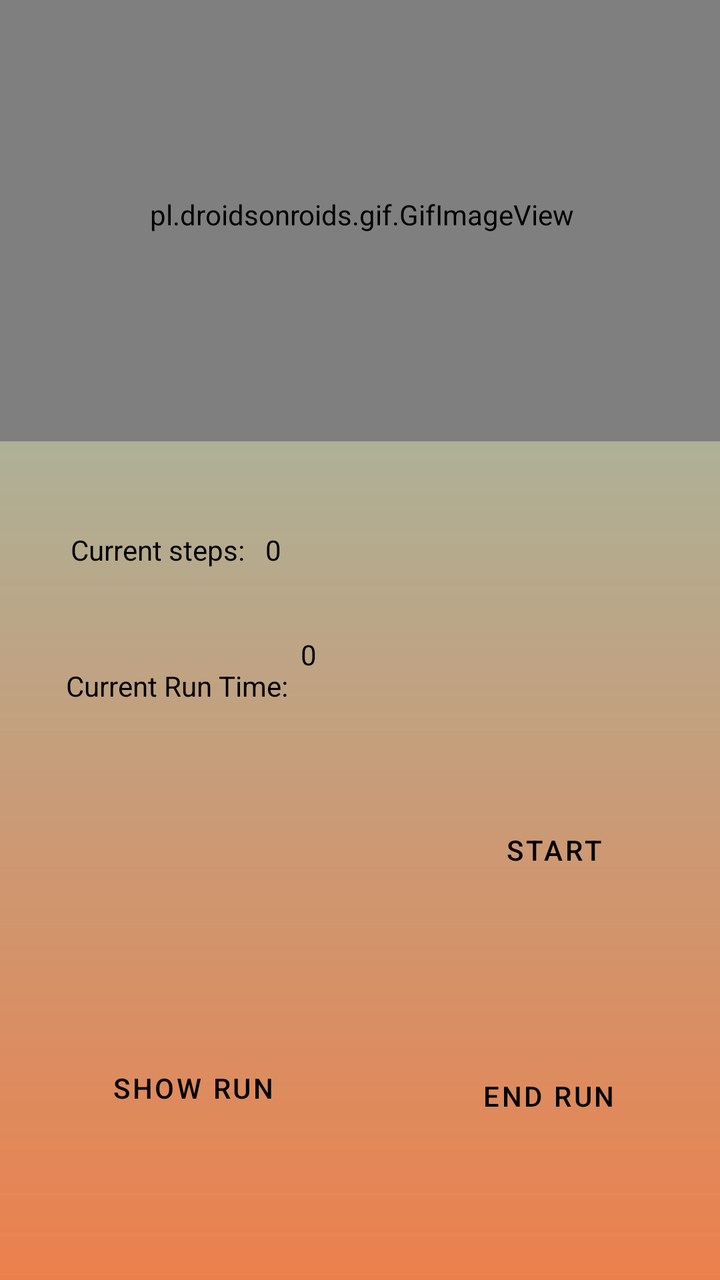
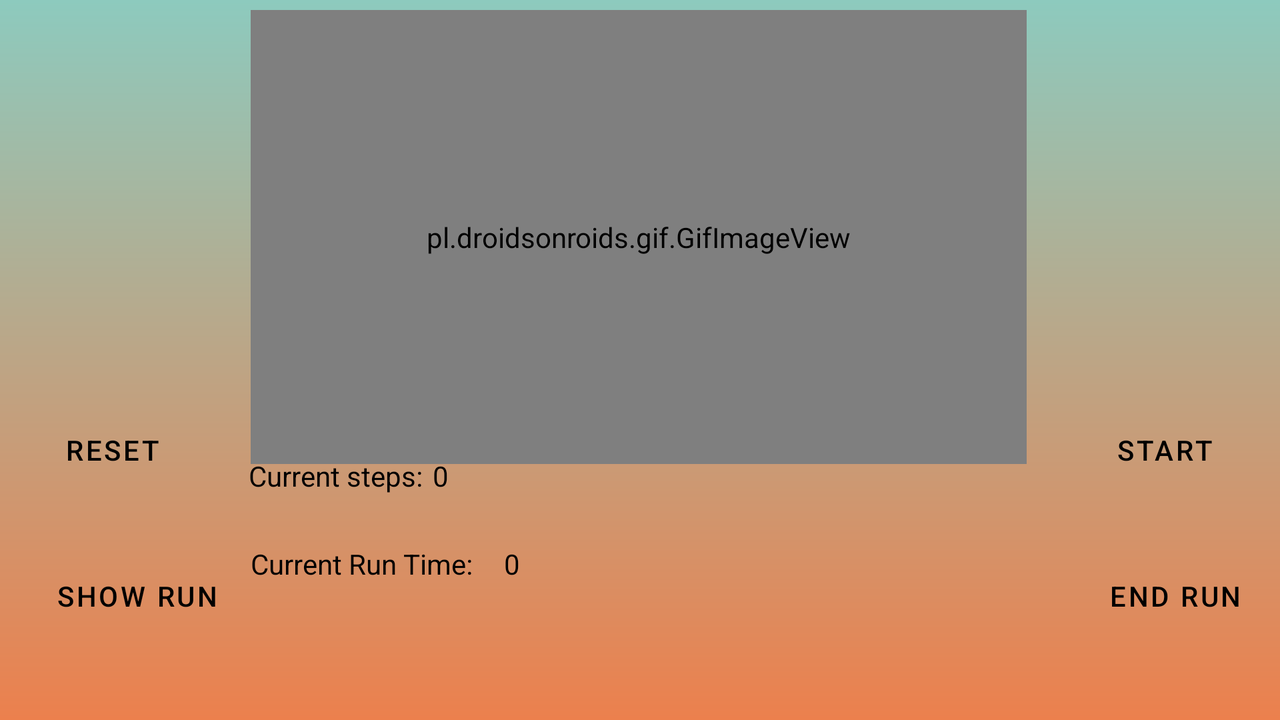

An Android layout and its configuration variant, each rendered on a device that would load it. The default file and the variant file are quoted in full after the pictures.
<!-- AndroidManifest.xml: application theme Theme.Running_app_mini_project -->
<!-- res/layout/activity_main.xml -->
<?xml version="1.0" encoding="utf-8"?>
<androidx.constraintlayout.widget.ConstraintLayout xmlns:android="http://schemas.android.com/apk/res/android"
    xmlns:app="http://schemas.android.com/apk/res-auto"
    xmlns:tools="http://schemas.android.com/tools"
    android:layout_width="match_parent"
    android:layout_height="match_parent"
    android:background="@drawable/background_gradient"
    android:visibility="visible"
    tools:context=".MainActivity"
    android:orientation="vertical">


    
    


    <pl.droidsonroids.gif.GifImageView
        android:id="@+id/gifImageView"
        android:layout_width="388dp"
        android:layout_height="227dp"
        android:layout_marginTop="36dp"
        android:layout_marginBottom="428dp"

        app:layout_constraintBottom_toTopOf="@+id/btnStop"
        app:layout_constraintEnd_toEndOf="parent"
        app:layout_constraintHorizontal_bias="0.478"
        app:layout_constraintStart_toStartOf="parent"
        app:layout_constraintTop_toTopOf="parent"
        app:layout_constraintVertical_bias="0.25" />

    <TextView
        android:id="@+id/times"
        android:layout_width="wrap_content"
        android:layout_height="wrap_content"
        android:layout_marginTop="113dp"
        android:layout_marginBottom="115dp"
        android:text="Current Run Time:"
        android:textColor="@color/black"
        app:layout_constraintBottom_toTopOf="@+id/btnReset"
        app:layout_constraintEnd_toEndOf="parent"
        app:layout_constraintHorizontal_bias="0.133"
        app:layout_constraintStart_toStartOf="parent"
        app:layout_constraintTop_toBottomOf="@+id/gifImageView"
        app:layout_constraintVertical_bias="0.0" />

    <TextView
        android:id="@+id/steps"
        android:layout_width="wrap_content"
        android:layout_height="wrap_content"
        android:layout_marginTop="45dp"
        android:layout_marginBottom="38dp"
        android:text="Current steps:"
        android:textColor="@color/black"
        app:layout_constraintBottom_toTopOf="@+id/tvTime"
        app:layout_constraintEnd_toEndOf="parent"
        app:layout_constraintHorizontal_bias="0.13"
        app:layout_constraintStart_toStartOf="parent"
        app:layout_constraintTop_toBottomOf="@+id/gifImageView"
        app:layout_constraintVertical_bias="0.0" />


    

    <TextView
        android:id="@+id/tvSteps"
        android:layout_width="wrap_content"
        android:layout_height="wrap_content"
        android:layout_marginTop="45dp"
        android:text="0"
        android:textColor="@color/black"
        app:layout_constraintBottom_toTopOf="@+id/steps"
        app:layout_constraintEnd_toEndOf="parent"
        app:layout_constraintHorizontal_bias="0.377"
        app:layout_constraintStart_toStartOf="parent"
        app:layout_constraintTop_toBottomOf="@+id/gifImageView"
        app:layout_constraintVertical_bias="0.0" />

    <Button
        android:id="@+id/btnStart"
        android:layout_width="wrap_content"
        android:layout_height="wrap_content"
        android:layout_marginTop="15dp"
        android:layout_marginEnd="39dp"
        android:layout_marginBottom="191dp"
        android:background="@color/invis"
        android:onClick="doStartRun"
        android:text="Start"
        android:textColor="@color/black"
        app:layout_constraintBottom_toBottomOf="parent"
        app:layout_constraintEnd_toEndOf="parent"
        app:layout_constraintHorizontal_bias="1.0"

        app:layout_constraintStart_toEndOf="@+id/btnReset"
        app:layout_constraintTop_toBottomOf="@+id/steps"
        app:layout_constraintVertical_bias="1.0" />

    <Button
        android:id="@+id/btnStop"
        android:layout_width="wrap_content"
        android:layout_height="wrap_content"
        android:layout_marginStart="40dp"
        android:layout_marginBottom="72dp"
        android:background="@color/invis"
        android:onClick="doShowRun"
        android:text="Show Run"
        android:textColor="@color/black"
        app:layout_constraintBottom_toBottomOf="parent"
        app:layout_constraintStart_toStartOf="parent" />

    <Button
        android:id="@+id/btnShowrun"
        android:layout_width="wrap_content"
        android:layout_height="wrap_content"
        android:layout_marginTop="74dp"
        android:layout_marginEnd="36dp"
        android:layout_marginBottom="68dp"
        android:background="@color/invis"
        android:onClick="doStop"
        android:text="End Run"
        android:textColor="@color/black"
        app:layout_constraintBottom_toBottomOf="parent"
        app:layout_constraintEnd_toEndOf="parent"
        app:layout_constraintTop_toBottomOf="@+id/btnStart"
        app:layout_constraintVertical_bias="1.0" />

    <Button
        android:id="@+id/btnReset"
        android:layout_width="wrap_content"
        android:layout_height="wrap_content"
        android:layout_marginTop="184dp"
        android:layout_marginBottom="72dp"
        android:background="@color/invis"
        android:onClick="doReset"
        android:text="Reset"
        android:textColor="@color/black"
        app:layout_constraintBottom_toTopOf="@+id/btnStop"
        app:layout_constraintEnd_toEndOf="parent"
        app:layout_constraintHorizontal_bias="0.13"

        app:layout_constraintStart_toStartOf="parent"

        app:layout_constraintTop_toBottomOf="@+id/steps"
        app:layout_constraintVertical_bias="1.0" />

    <TextView
        android:id="@+id/tvTime"
        android:layout_width="wrap_content"
        android:layout_height="wrap_content"
        android:text="0"
        android:textColor="@color/black"
        app:layout_constraintBottom_toBottomOf="parent"
        app:layout_constraintEnd_toEndOf="parent"
        app:layout_constraintHorizontal_bias="0.031"
        app:layout_constraintStart_toEndOf="@+id/times"
        app:layout_constraintTop_toBottomOf="@+id/gifImageView"
        app:layout_constraintVertical_bias="0.243" />


</androidx.constraintlayout.widget.ConstraintLayout>
<!-- resources referenced by this layout -->
<resources>
  <color name="black">#FF000000</color>
  <color name="invis">#00000000</color>
  <!-- drawable background_gradient (drawable) -->
  <?xml version="1.0" encoding="utf-8"?>
  <shape xmlns:android="http://schemas.android.com/apk/res/android">
  
      <gradient
          android:angle="270"
          android:endColor="#EC804D"
          android:startColor="#8DCABE"
          />
  
  </shape>
  <style name="Theme.Running_app_mini_project" parent="Theme.MaterialComponents.DayNight.NoActionBar">
          
          <item name="colorPrimary">@color/purple_500</item>
          <item name="colorPrimaryVariant">@color/purple_700</item>
          <item name="colorOnPrimary">@color/white</item>
          
          <item name="colorSecondary">@color/teal_200</item>
          <item name="colorSecondaryVariant">@color/teal_700</item>
          <item name="colorOnSecondary">@color/black</item>
          
          <item name="android:statusBarColor" tools:targetApi="l">?attr/colorPrimaryVariant</item>
          
      </style>
  <color name="purple_500">#FF6200EE</color>
  <color name="purple_700">#FF3700B3</color>
  <color name="white">#FFFFFFFF</color>
  <color name="teal_200">#FF03DAC5</color>
  <color name="teal_700">#FF018786</color>
</resources>
<!-- res/layout-land/activity_main.xml (the repository's variant of the layout above) -->
<!-- drawn on the phone turned sideways -->
<?xml version="1.0" encoding="utf-8"?>
<androidx.constraintlayout.widget.ConstraintLayout xmlns:android="http://schemas.android.com/apk/res/android"
    xmlns:app="http://schemas.android.com/apk/res-auto"
    xmlns:tools="http://schemas.android.com/tools"
    android:layout_width="match_parent"
    android:layout_height="match_parent"
    android:background="@drawable/background_gradient"
    android:orientation="vertical"
    android:visibility="visible"
    tools:context=".MainActivity">


    
    


    <pl.droidsonroids.gif.GifImageView
        android:id="@+id/gifImageView"
        android:layout_width="388dp"
        android:layout_height="227dp"

        app:layout_constraintBottom_toBottomOf="parent"
        app:layout_constraintEnd_toEndOf="parent"
        app:layout_constraintHorizontal_bias="0.498"
        app:layout_constraintStart_toStartOf="parent"
        app:layout_constraintTop_toTopOf="parent"
        app:layout_constraintVertical_bias="0.038" />


    

    <TextView
        android:id="@+id/steps"
        android:layout_width="wrap_content"
        android:layout_height="wrap_content"
        android:layout_marginStart="24dp"
        android:text="Current steps:"
        android:textColor="@color/black"
        app:layout_constraintBottom_toBottomOf="parent"
        app:layout_constraintEnd_toEndOf="parent"
        app:layout_constraintHorizontal_bias="0.0"
        app:layout_constraintStart_toEndOf="@+id/btnReset"
        app:layout_constraintTop_toTopOf="parent"
        app:layout_constraintVertical_bias="0.67" />

    <TextView
        android:id="@+id/times"
        android:layout_width="wrap_content"
        android:layout_height="wrap_content"
        android:layout_marginTop="25dp"
        android:text="Current Run Time:"
        android:textColor="@color/black"
        app:layout_constraintBottom_toBottomOf="parent"
        app:layout_constraintEnd_toEndOf="parent"
        app:layout_constraintHorizontal_bias="0.0"
        app:layout_constraintStart_toEndOf="@+id/btnStop"
        app:layout_constraintTop_toBottomOf="@+id/steps"
        app:layout_constraintVertical_bias="0.0" />

    <TextView
        android:id="@+id/tvSteps"
        android:layout_width="wrap_content"
        android:layout_height="wrap_content"
        android:layout_marginStart="5dp"
        android:text="0"
        android:textColor="@color/black"
        app:layout_constraintBottom_toBottomOf="parent"
        app:layout_constraintEnd_toEndOf="parent"
        app:layout_constraintHorizontal_bias="0.0"
        app:layout_constraintStart_toEndOf="@+id/steps"
        app:layout_constraintTop_toTopOf="parent"
        app:layout_constraintVertical_bias="0.67" />

    <Button
        android:id="@+id/btnStart"
        android:layout_width="wrap_content"
        android:layout_height="wrap_content"
        android:layout_marginStart="25dp"
        android:background="@color/invis"
        android:onClick="doStartRun"
        android:text="Start"

        android:textColor="@color/black"
        app:layout_constraintBottom_toBottomOf="parent"
        app:layout_constraintEnd_toEndOf="parent"
        app:layout_constraintHorizontal_bias="0.0"
        app:layout_constraintStart_toEndOf="@+id/gifImageView"
        app:layout_constraintTop_toTopOf="parent"
        app:layout_constraintVertical_bias="0.644" />

    <Button
        android:id="@+id/btnStop"
        android:layout_width="wrap_content"
        android:layout_height="wrap_content"
        android:layout_marginTop="25dp"
        android:background="@color/invis"
        android:onClick="doShowRun"
        android:text="Show Run"
        android:textColor="@color/black"
        app:layout_constraintBottom_toBottomOf="parent"
        app:layout_constraintEnd_toStartOf="@+id/gifImageView"
        app:layout_constraintHorizontal_bias="1.0"
        app:layout_constraintStart_toStartOf="parent"
        app:layout_constraintTop_toBottomOf="@+id/btnReset"
        app:layout_constraintVertical_bias="0.0" />

    <Button
        android:id="@+id/btnShowrun"
        android:layout_width="wrap_content"
        android:layout_height="wrap_content"
        android:layout_marginStart="25dp"
        android:layout_marginTop="25dp"
        android:background="@color/invis"
        android:onClick="doStop"
        android:text="End Run"
        android:textColor="@color/black"
        app:layout_constraintBottom_toBottomOf="parent"
        app:layout_constraintEnd_toEndOf="parent"
        app:layout_constraintHorizontal_bias="0.0"
        app:layout_constraintStart_toEndOf="@+id/gifImageView"
        app:layout_constraintTop_toBottomOf="@+id/btnStart"
        app:layout_constraintVertical_bias="0.0" />

    <Button
        android:id="@+id/btnReset"
        android:layout_width="wrap_content"
        android:layout_height="wrap_content"
        android:layout_marginEnd="25dp"
        android:background="@color/invis"
        android:onClick="doReset"

        android:text="Reset"
        android:textColor="@color/black"
        app:layout_constraintBottom_toBottomOf="parent"
        app:layout_constraintEnd_toStartOf="@+id/gifImageView"
        app:layout_constraintHorizontal_bias="1.0"
        app:layout_constraintStart_toStartOf="parent"
        app:layout_constraintTop_toTopOf="parent"
        app:layout_constraintVertical_bias="0.644" />

    <TextView
        android:id="@+id/tvTime"
        android:layout_width="wrap_content"
        android:layout_height="wrap_content"
        android:layout_marginStart="5dp"
        android:text="0"
        android:textColor="@color/black"
        app:layout_constraintBottom_toBottomOf="parent"
        app:layout_constraintEnd_toEndOf="parent"
        app:layout_constraintHorizontal_bias="0.027"
        app:layout_constraintStart_toEndOf="@+id/times"
        app:layout_constraintTop_toTopOf="@+id/times"
        app:layout_constraintVertical_bias="0.0" />


</androidx.constraintlayout.widget.ConstraintLayout>
